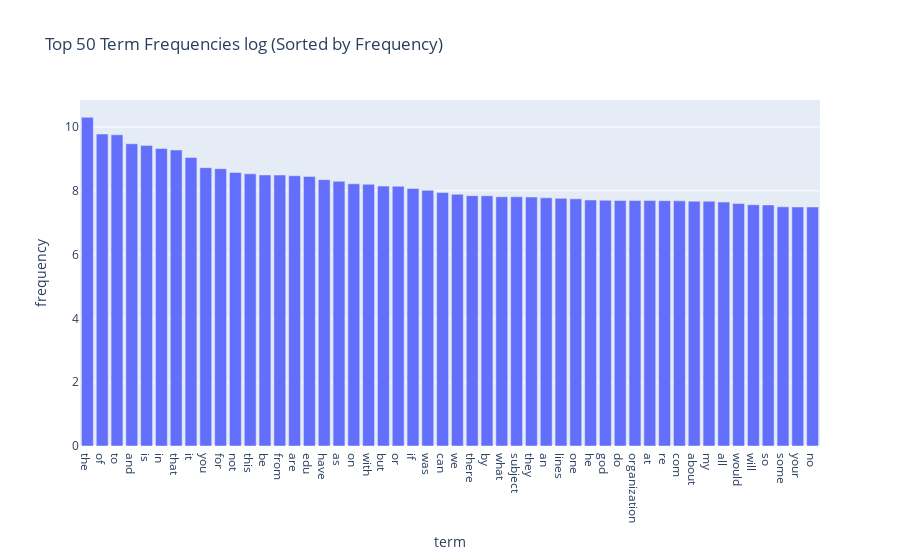

Source (notebook cell):
### Markdown cell above
### >>> **Exercise 15 (take home):** 
You can copy the code from the previous exercise and change the 'term_frequencies' variable for the 'term_frequencies_log', comment about the differences that you observe and talk about other possible insights that we can get from a log distribution.

### Code cell
# Answer here:
# After we used the log transformation, the chart looks a lot more balanced. In the original plot, the super frequent words were too big and basically covered everything else, so it was hard to notice the smaller ones. With the log scale, the gap between the high and low counts shrinks, and we can actually see more of the long tail. This makes the chart easier to read and also lets us notice some patterns that we probably missed before.
import pandas as pd
import seaborn as sns
import matplotlib.pyplot as plt
import plotly.express as px

df_plot = pd.DataFrame({
    "term": count_vect.get_feature_names_out(),
    "frequency": term_frequencies_log
})

df_plot_sorted = df_plot.sort_values(by="frequency", ascending=False).head(50)

fig = px.bar(df_plot_sorted, x="term", y="frequency", 
             title="Top 50 Term Frequencies log (Sorted by Frequency)")
fig.show()

### Figure 1 — Plotly figure (JSON) as saved in the notebook; plotly's stock layout.template omitted (floating-point values rounded to 4 significant figures)
{"data": [{"hovertemplate": "term=%{x}<br>frequency=%{y}<extra></extra>", "legendgroup": "", "marker": {"color": "#636efa", "pattern": {"shape": ""}}, "name": "", "orientation": "v", "showlegend": false, "textposition": "auto", "type": "bar", "x": ["the", "of", "to", "and", "is", "in", "that", "it", "you", "for", "not", "this", "be", "from", "are", "edu", "have", "as", "on", "with", "but", "or", "if", "was", "can", "we", "there", "by", "what", "subject", "they", "an", "lines", "one", "he", "god", "do", "organization", "at", "re", "com", "about", "my", "all", "would", "will", "so", "some", "your", "no"], "xaxis": "x", "y": [10.3, 9.779, 9.754, 9.474, 9.421, 9.326, 9.28, 9.042, 8.726, 8.693, 8.573, 8.53, 8.497, 8.492, 8.47, 8.45, 8.347, 8.298, 8.219, 8.204, 8.147, 8.141, 8.074, 8.013, 7.944, 7.892, 7.847, 7.843, 7.813, 7.81, 7.803, 7.781, 7.764, 7.746, 7.711, 7.704, 7.693, 7.693, 7.693, 7.69, 7.684, 7.673, 7.67, 7.647, 7.601, 7.563, 7.556, 7.497, 7.492, 7.491], "yaxis": "y"}], "layout": {"barmode": "relative", "legend": {"tracegroupgap": 0}, "title": {"text": "Top 50 Term Frequencies log (Sorted by Frequency)"}, "xaxis": {"anchor": "y", "domain": [0, 1], "title": {"text": "term"}}, "yaxis": {"anchor": "x", "domain": [0, 1], "title": {"text": "frequency"}}}}
